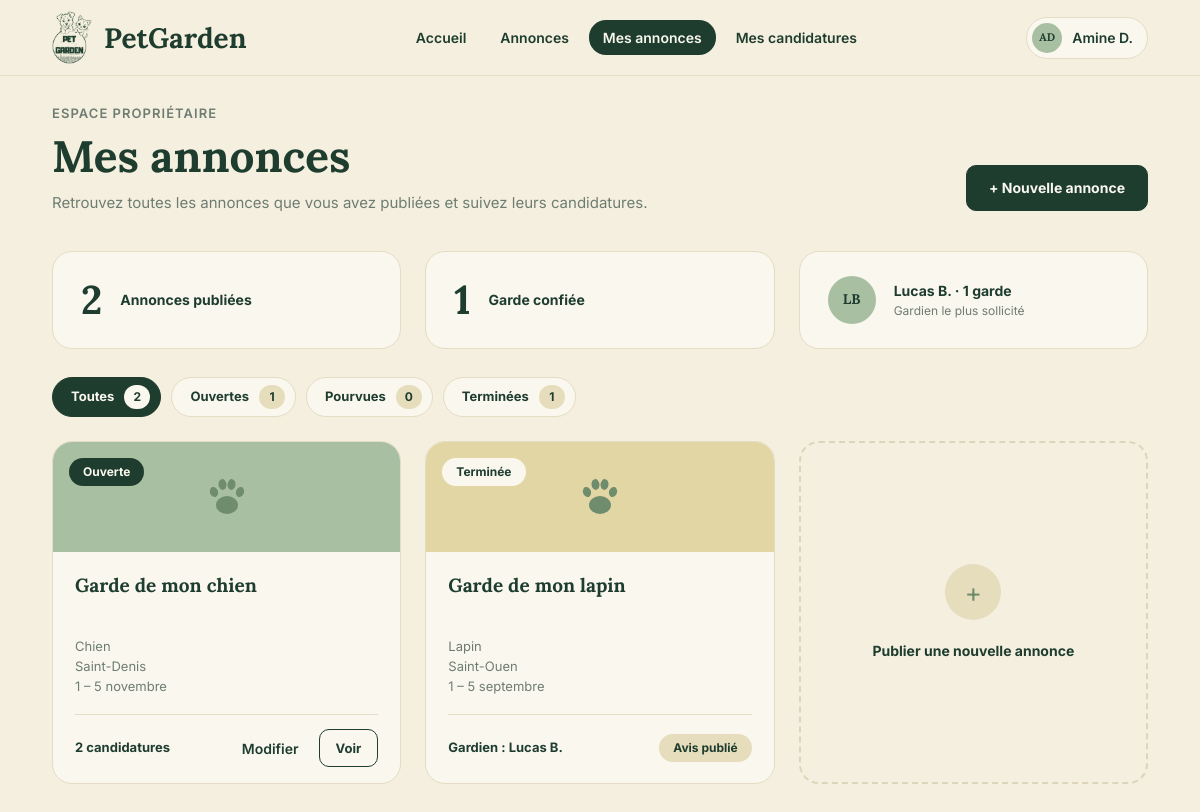
The app's page /mes_annonces.php (signed in) with its own data.
### tables this page shows
create table utilisateur (
    id_utilisateur int auto_increment,
    nom varchar(50) not null,
    prenom varchar(50) not null,
    email varchar(150) not null unique,
    mdp varchar(255) not null,
    role enum('utilisateur', 'admin') not null default 'utilisateur',
    actif boolean not null default true,
    constraint pk_utilisateur primary key (id_utilisateur)
);

create table annonces (
    id_annonce int auto_increment,
    titre varchar(150) not null,
    type_animal varchar(200) not null,
    ville varchar(100) not null,
    date_debut date not null,
    date_fin date not null,
    description text,
    statut enum('ouverte', 'pourvue', 'terminee') not null default 'ouverte',
    id_proprietaire int not null,
    constraint pk_annonce primary key (id_annonce),
    constraint fk_annonce_proprietaire foreign key (id_proprietaire) references utilisateur(id_utilisateur) on delete restrict,
    constraint chk_dates_annonce check (date_fin >= date_debut)
);

### public/mes_annonces.php (called while the page is built)
<?php
require_once __DIR__ . '/../controleur/annonce_controller.php';
$controleur = new AnnonceController();
$donnees = $controleur->mesAnnonces();
extract($donnees);
require __DIR__ . '/../vue/mes_annonces.php';

### model/utilisateur.php (called while the page is built, shortened)
<?php
require_once __DIR__ . '/../config/database.php';
class Utilisateur
{
    private $pdo;
    public function __construct()
    {
        $database = new Database();
        $this->pdo = $database->getConnection();
    }
    public function trouverParId($id)
    {
        $requete = $this->pdo->prepare(
            'select id_utilisateur, nom, prenom, email, role, actif
             from utilisateur
             where id_utilisateur = :id'
        );
        $requete->execute(['id' => $id]);
        return $requete->fetch();
    }
}

### config/database.php (called while the page is built)
<?php
class Database{
    private $host = 'localhost';
    private $dbname = 'petgarden_2';
    private $user = 'root';
    private $mdp = '';
    private static $pdo = null;
    public function getConnection(){
        if (self::$pdo === null) {
            try {
                self::$pdo = new PDO(
                    "mysql:host=$this->host;dbname=$this->dbname;charset=utf8mb4",
                    $this->user,
                    $this->mdp,
                    [
                        PDO::ATTR_ERRMODE => PDO::ERRMODE_EXCEPTION,
                        PDO::ATTR_DEFAULT_FETCH_MODE => PDO::FETCH_ASSOC,
                    ]
                );
            } catch (PDOException $e) {
                http_response_code(500);
                exit('erreur de connexion à la base de données.');
            }
        }
        return self::$pdo;
    }
}

### controleur/controleur.php (called while the page is built, shortened)
<?php
class Controleur
{
    public function __construct()
    {
        $this->verifierCompte();
    }
    private function verifierCompte()
    {
        require_once __DIR__ . '/../model/utilisateur.php';
        $utilisateurModel = new Utilisateur();
        $compte = $utilisateurModel->trouverParId($_SESSION['id_utilisateur']);
    }
    protected function exigerConnexion()
    {
        return (int) $_SESSION['id_utilisateur'];
    }
    protected function estPost()
    {
        if ($_SERVER['REQUEST_METHOD'] !== 'POST') {
            return false;
        }
        return true;
    }
    protected function texte($tableau, $cle)
    {
        $valeur = $tableau[$cle] ?? '';
        return is_string($valeur) ? trim($valeur) : '';
    }
}

### model/annonce.php (called while the page is built, shortened)
<?php
require_once __DIR__ . '/../config/database.php';
class Annonce
{
    private $pdo;
    public function __construct()
    {
        $database = new Database();
        $this->pdo = $database->getConnection();
    }
    public function trouverParProprietaire($idProprietaire, $statut = '')
    {
        $sql = "select a.*,
                       (select count(*) from candidatures as c
                        where c.id_annonce = a.id_annonce) as nb_candidatures,
                       g.id_utilisateur as id_gardien,
                       g.prenom as prenom_gardien,
                       g.nom as nom_gardien,
                       (select count(*) from avis as v
                        where v.id_annonce = a.id_annonce
                        and v.id_auteur = a.id_proprietaire) as avis_laisse
                from annonces as a
                left join candidatures as ca
                    on ca.id_annonce = a.id_annonce
                    and ca.statut = 'acceptee'
                left join utilisateur as g
                    on g.id_utilisateur = ca.id_gardien
                where a.id_proprietaire = :id_proprietaire";
        $parametres = [
            'id_proprietaire' => $idProprietaire
        ];
        $sql .= ' order by a.date_debut desc';
        $requete = $this->pdo->prepare($sql);
        $requete->execute($parametres);
        return $requete->fetchAll();
    }
    public function compterParStatut($idProprietaire)
    {
        $requete = $this->pdo->prepare(
            'select statut, count(*) as total
             from annonces
             where id_proprietaire = :id_proprietaire
             group by statut'
        );
        $requete->execute([
            'id_proprietaire' => $idProprietaire
        ]);
        $compteurs = [
            'ouverte' => 0,
            'pourvue' => 0,
            'terminee' => 0
        ];
        foreach ($requete->fetchAll() as $ligne) {
            $compteurs[$ligne['statut']] = (int) $ligne['total'];
        }
        return $compteurs;
    }
    public function gardienLePlusSollicite($idProprietaire)
    {
        $requete = $this->pdo->prepare(
            "select u.id_utilisateur,
                    u.prenom,
                    u.nom,
                    count(*) as nb_gardes
             from candidatures as c
             inner join annonces as a
                on a.id_annonce = c.id_annonce
             inner join utilisateur as u
                on u.id_utilisateur = c.id_gardien
             where a.id_proprietaire = :id_proprietaire
             and c.statut = 'acceptee'
             group by u.id_utilisateur, u.prenom, u.nom
             order by nb_gardes desc
             limit 1"
        );
        $requete->execute([
            'id_proprietaire' => $idProprietaire
        ]);
        return $requete->fetch();
    }
}

### controleur/annonce_controller.php (called while the page is built, shortened)
<?php
require_once __DIR__ . '/controleur.php';
require_once __DIR__ . '/../model/annonce.php';
class AnnonceController extends Controleur
{
    public function mesAnnonces()
    {
        $idProprietaire = $this->exigerConnexion();
        $annonceModel = new Annonce();
        $statut = $this->texte($_GET, 'statut');
        if (!in_array($statut, ['ouverte', 'pourvue', 'terminee'], true)) {
            $statut = '';
        }
        $compteurs = $annonceModel->compterParStatut($idProprietaire);
        return $this->vue([
            'annonces' => $annonceModel->trouverParProprietaire($idProprietaire, $statut),
            'statut' => $statut,
            'compteurs' => $compteurs,
            'total' => array_sum($compteurs),
            'gardesConfiees' => $compteurs['pourvue'] + $compteurs['terminee'],
            'gardienFavori' => $annonceModel->gardienLePlusSollicite($idProprietaire),
        ]);
    }
}

### vue/mes_annonces.php (the view, shortened to what this page needs)
<?php
$page_active = 'mes_annonces';
require __DIR__ . '/partials/entete.php';
$onglets = ['' => ['Toutes', $total], 'ouverte' => ['Ouvertes', $compteurs['ouverte']],
            'pourvue' => ['Pourvues', $compteurs['pourvue']], 'terminee' => ['Terminées', $compteurs['terminee']]];
?>
<main class="conteneur page">
    <div class="page-titre page-titre-action">
        <div>
            <p class="surtitre">Espace propriétaire</p>
            <h1>Mes annonces</h1>
            <p class="texte-doux">Retrouvez toutes les annonces que vous avez publiées et suivez leurs candidatures.</p>
        </div>
        <a href="creer_annonce.php" class="bouton bouton-plein">+ Nouvelle annonce</a>
    </div>
    <div class="grille grille-3">
        <div class="carte stat">
            <strong><?= (int) $total ?></strong>
            <span><?= $total > 1 ? 'Annonces publiées' : 'Annonce publiée' ?></span>
        </div>
        <div class="carte stat">
            <strong><?= (int) $gardesConfiees ?></strong>
            <span><?= $gardesConfiees > 1 ? 'Gardes confiées' : 'Garde confiée' ?></span>
        </div>
        <div class="carte stat">
            <?php if ($gardienFavori) : ?>
                <span class="avatar"><?= e(initiales($gardienFavori['prenom'], $gardienFavori['nom'])) ?></span>
                <div>
                    <a class="lien-fort" href="profil.php?id=<?= (int) $gardienFavori['id_utilisateur'] ?>">
                        <?= e(nom_court($gardienFavori['prenom'], $gardienFavori['nom'])) ?> · <?= e(pluriel($gardienFavori['nb_gardes'], 'garde')) ?>
                    </a>
                    <small>Gardien le plus sollicité</small>
                </div>
            <?php endif; ?>
        </div>
    </div>
    <nav class="filtres-statut">
        <?php foreach ($onglets as $cle => $onglet) : ?>
            <a href="mes_annonces.php<?= $cle !== '' ? '?statut=' . e($cle) : '' ?>" class="<?= $statut === $cle ? 'actif' : '' ?>">
                <?= e($onglet[0]) ?> <span><?= (int) $onglet[1] ?></span>
            </a>
        <?php endforeach; ?>
    </nav>
    <div class="grille grille-3">
        <?php foreach ($annonces as $annonce) : ?>
            <article class="carte carte-annonce">
                <div class="carte-image statut-<?= e($annonce['statut']) ?>">
                    <span class="statut statut-badge statut-<?= e($annonce['statut']) ?>"><?= e(libelle_statut($annonce['statut'])) ?></span>
                    <?= patte() ?>
                </div>
                <div class="carte-corps">
                    <h3><?= e(majuscule($annonce['titre'])) ?></h3>
                    <ul class="infos">
                        <li><?= e(majuscule($annonce['type_animal'])) ?></li>
                        <li><?= e(titre($annonce['ville'])) ?></li>
                        <li><?= e(periode($annonce['date_debut'], $annonce['date_fin'])) ?></li>
                    </ul>
                    <div class="carte-pied">
                        <?php if ($annonce['statut'] === 'ouverte') : ?>
                            <strong><?= e(pluriel($annonce['nb_candidatures'], 'candidature')) ?></strong>
                            <div class="actions">
                                <a href="modifier_annonce.php?id=<?= (int) $annonce['id_annonce'] ?>" class="lien-fort">Modifier</a>
                                <a href="candidatures.php?id=<?= (int) $annonce['id_annonce'] ?>" class="bouton bouton-contour bouton-petit">Voir</a>
                            </div>
                        <?php else : ?>
                            <strong>Gardien : <?= $annonce['id_gardien'] ? e(nom_court($annonce['prenom_gardien'], $annonce['nom_gardien'])) : '—' ?></strong>
                            <?php if ($annonce['statut'] === 'pourvue') : ?>
                                <form method="post" action="mes_annonces.php">
                                    <?php require __DIR__ . '/partials/csrf.php'; ?>
                                    <input type="hidden" name="id_annonce" value="<?= (int) $annonce['id_annonce'] ?>">
                                    <button type="submit" class="bouton bouton-contour bouton-petit">Clôturer la garde</button>
                                </form>
                            <?php elseif ($annonce['id_gardien'] && !$annonce['avis_laisse']) : ?>
                                <a href="avis.php?id=<?= (int) $annonce['id_annonce'] ?>" class="bouton bouton-plein bouton-petit">Laisser un avis</a>
                            <?php elseif ($annonce['avis_laisse']) : ?>
                                <span class="statut statut-clair statut-terminee">Avis publié</span>
                            <?php endif; ?>
                        <?php endif; ?>
                    </div>
                </div>
            </article>
        <?php endforeach; ?>
        <a href="creer_annonce.php" class="carte-ajout">
            <span>+</span>
            Publier une nouvelle annonce
        </a>
    </div>
</main>
<?php require __DIR__ . '/partials/pied.php'; ?>

### vue/partials/entete.php (shortened to what this page needs)
<?php
require_once __DIR__ . '/fonctions.php';
$est_admin = $connecte !== null && $connecte['role'] === 'admin';
if ($est_admin) {
    $liens = ['moderation' => ['admin_moderation.php', 'Modération'], 'comptes' => ['admin_comptes.php', 'Comptes']];
} elseif ($connecte !== null) {
    $liens = [
        'accueil' => ['index.php', 'Accueil'],
        'annonces' => ['annonces.php', 'Annonces'],
        'mes_annonces' => ['mes_annonces.php', 'Mes annonces'],
        'mes_candidatures' => ['mes_candidatures.php', 'Mes candidatures'],
    ];
} else {
    $liens = ['accueil' => ['index.php', 'Accueil'], 'annonces' => ['annonces.php', 'Annonces']];
}
?>
<!doctype html>
<html lang="fr">
<head>
    <link rel="stylesheet" href="assets/css/style.css">
</head>
<body>
<header class="entete">
    <div class="conteneur entete-contenu">
        <a class="logo" href="<?= $est_admin ? 'admin_moderation.php' : 'index.php' ?>">
            <img src="assets/img/logo.png" alt="" width="40" height="52">
            <span>PetGarden</span>
        </a>
        <?php if ($page_active !== 'auth') : ?>
            <nav class="navigation">
                <?php foreach ($liens as $cle => $lien) : ?>
                    <a href="<?= e($lien[0]) ?>" class="<?= $cle === $page_active ? 'actif' : '' ?>"><?= e($lien[1]) ?></a>
                <?php endforeach; ?>
            </nav>
        <?php endif; ?>
        <?php if ($connecte !== null) : ?>
            <details class="compte">
                <summary>
                    <span class="avatar avatar-xs"><?= e($est_admin ? 'AD' : initiales($connecte['prenom'], $connecte['nom'])) ?></span>
                    <?= e($est_admin ? 'Admin' : nom_court($connecte['prenom'], $connecte['nom'])) ?>
                </summary>
            </details>
        <?php endif; ?>
    </div>
</header>

### vue/partials/fonctions.php (shortened to what this page needs)
<?php
function e($valeur)
{
    return htmlspecialchars((string) $valeur, ENT_QUOTES, 'UTF-8');
}
function majuscule($texte)
{
    $texte = (string) $texte;
    return mb_strtoupper(mb_substr($texte, 0, 1)) . mb_substr($texte, 1);
}
function titre($texte)
{
    return mb_convert_case((string) $texte, MB_CASE_TITLE, 'UTF-8');
}
function nom_court($prenom, $nom)
{
    return titre($prenom) . ' ' . mb_strtoupper(mb_substr((string) $nom, 0, 1)) . '.';
}
function initiales($prenom, $nom)
{
    return mb_strtoupper(mb_substr((string) $prenom, 0, 1) . mb_substr((string) $nom, 0, 1));
}
function nom_mois($numero)
{
    $mois = ['janvier', 'février', 'mars', 'avril', 'mai', 'juin', 'juillet',
             'août', 'septembre', 'octobre', 'novembre', 'décembre'];
    return $mois[(int) $numero - 1];
}
function periode($debut, $fin, $avecAnnee = false)
{
    $d = strtotime((string) $debut);
    $f = strtotime((string) $fin);
    $annee = $avecAnnee ? ' ' . date('Y', $f) : '';
    if (date('Y-m', $d) === date('Y-m', $f)) {
        return date('j', $d) . ' – ' . date('j', $f) . ' ' . nom_mois(date('n', $f)) . $annee;
    }
    return jour_mois($debut) . ' – ' . jour_mois($fin) . $annee;
}
function libelle_statut($statut)
{
    $libelles = [
        'ouverte' => 'Ouverte',
        'pourvue' => 'Pourvue',
        'terminee' => 'Terminée',
        'en attente' => 'En attente',
        'acceptee' => 'Acceptée',
        'refusee' => 'Refusée',
    ];
    return $libelles[$statut] ?? majuscule($statut);
}
function pluriel($nombre, $mot)
{
    return $nombre . ' ' . $mot . ((int) $nombre > 1 ? 's' : '');
}
function patte($taille = 44)
{
    return '<svg class="patte" width="' . (int) $taille . '" height="' . (int) $taille . '" viewBox="0 0 44 44" aria-hidden="true">'
        . '<ellipse cx="22" cy="30" rx="11" ry="9"/>'
        . '<ellipse cx="9" cy="17" rx="4" ry="5.2" transform="rotate(-18 9 17)"/>'
        . '<ellipse cx="17.5" cy="9.5" rx="4" ry="5.4" transform="rotate(-6 17.5 9.5)"/>'
        . '<ellipse cx="26.5" cy="9.5" rx="4" ry="5.4" transform="rotate(6 26.5 9.5)"/>'
        . '<ellipse cx="35" cy="17" rx="4" ry="5.2" transform="rotate(18 35 17)"/>'
        . '</svg>';
}

### records on screen
utilisateur: role+prenom+nom "AD", role+prenom+nom "Amine D."
utilisateur: prenom+nom "LB", prenom+nom "Lucas B."
annonces: statut "Ouverte", titre "Garde de mon chien", type_animal "Chien", ville "Saint-Denis", date_debut+date_fin "1 – 5 novembre", nb_candidatures "2 candidatures"
annonces: statut "Terminée", titre "Garde de mon lapin", type_animal "Lapin", ville "Saint-Ouen", date_debut+date_fin "1 – 5 septembre", utilisateur.prenom+nom "Lucas B.", shows "Avis publié"

### other values on screen
$lien[1] "Accueil"
$lien[1] "Annonces"
$lien[1] "Mes annonces"
$lien[1] "Mes candidatures"
$total "2"
$gardesConfiees "1"
pluriel($gardienFavori['nb_gardes'], 'garde') "1 garde"
$onglet[0] "Toutes"
$onglet[1] "2"
$onglet[0] "Ouvertes"
$onglet[1] "1"
$onglet[0] "Pourvues"
$onglet[1] "0"
$onglet[0] "Terminées"
